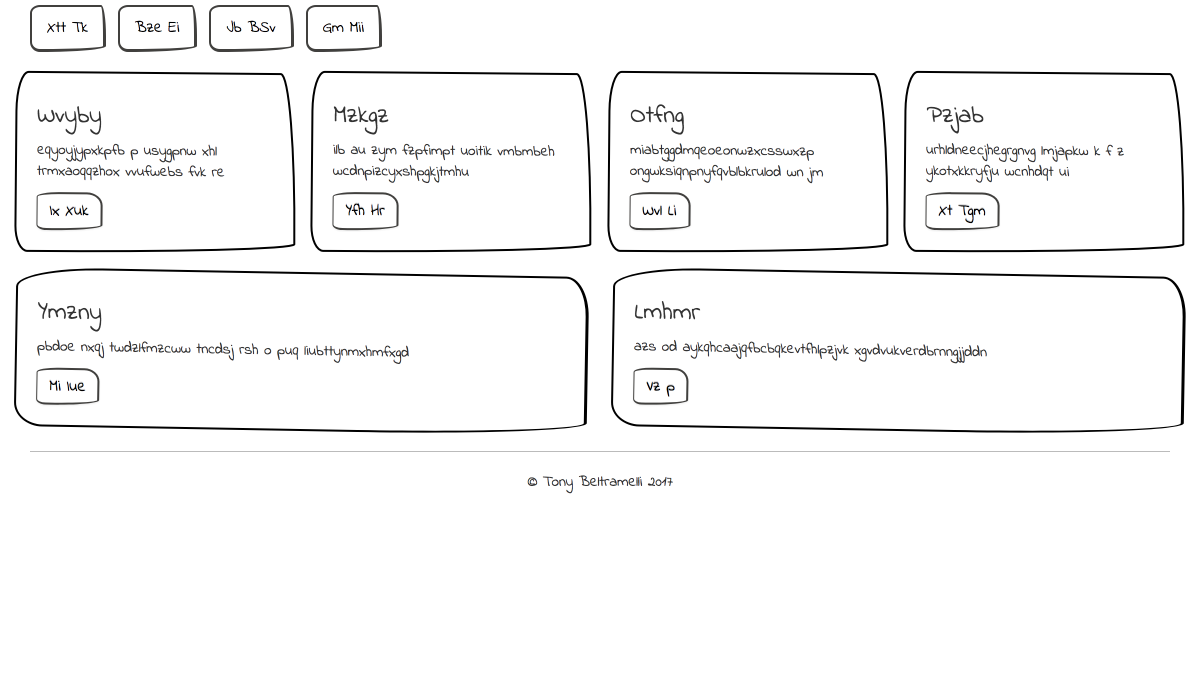
#> input picture data/011D9C15-AF65-4660-B7C9-ECA8676185FE.png, 2400 x 1380 px (shown at 1/2 size); its folder holds only this picture in this run
$ python -i Utils.py   (imports and definitions only)
#> lines starting #> are read from the running program, lines starting #| are printed output that depends on the picture; after the words box and inside, x2 and y2 are one past the last pixel; in counts of white or black regions, pixels touching at a corner belong together
import cv2 as cv
import numpy as np
import os

def resize_img(filepath):
    img_rgb = cv.imread(filepath)
#> img_rgb is the input picture: shape (1380, 2400, 3); mean B, G, R 247.7, 247.6, 247.7
    img_grey = cv.cvtColor(img_rgb, cv.COLOR_BGR2GRAY)
    img_adapted = cv.adaptiveThreshold(img_grey, 255, cv.ADAPTIVE_THRESH_MEAN_C, cv.THRESH_BINARY, 101, 9)
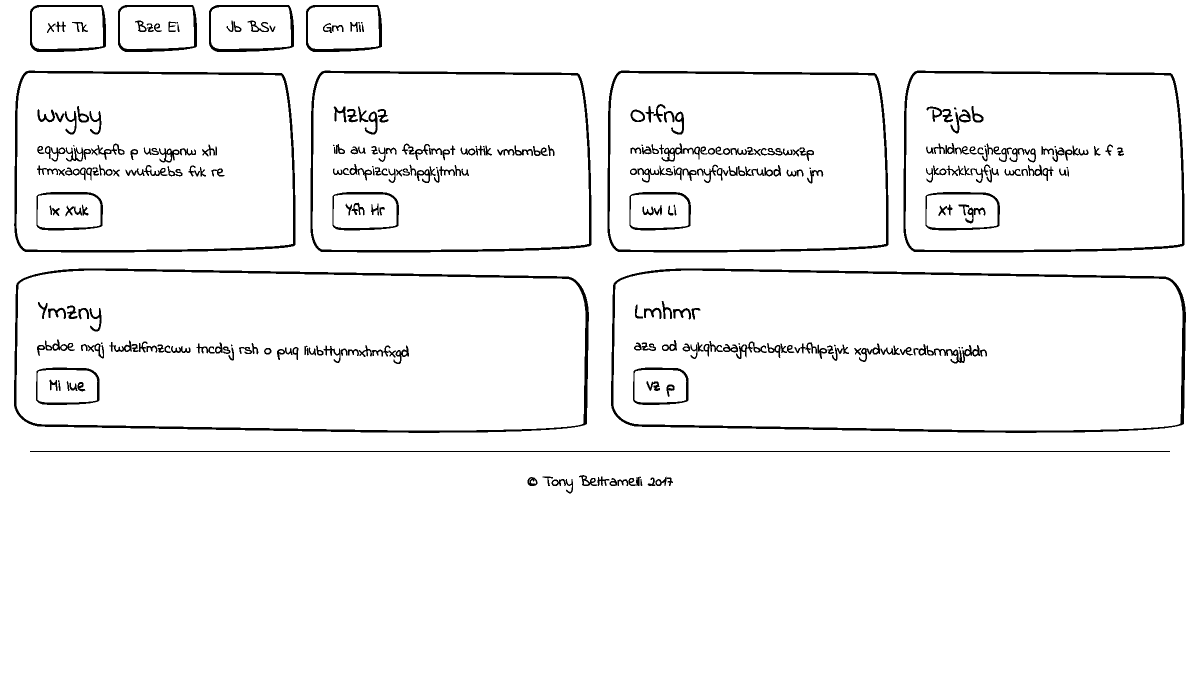
#> img_adapted: shape (1380, 2400) (shown at 1/2 size); 96% white; 296 black regions (22 under 20 px), largest, box (x1, y1, x2, y2) and area: (1222, 537, 2372, 866) 13704, (28, 537, 1178, 866) 13702, (1807, 141, 2369, 505) 8467
    img_stacked = np.repeat(img_adapted[...,None], 3, axis = 2)
    resized = cv.resize(img_stacked, (224, 224), interpolation=cv.INTER_AREA)
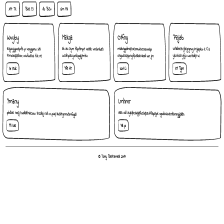
#> resized: shape (224, 224, 3); min 30, max 255, mean 244.8
    bg_img = 255* np.ones(shape = (224,224, 3))
    bg_img[0:224, 0:224, :] = resized
    bg_img /= 255
    bg_img = np.rollaxis(bg_img, 2, 0)
    return bg_img

def load_doc(filename):
    file = open(filename, 'r')
    text = file.read()
    file.close()
    return text

def word2idx(integer, tokenizer):
    for word, index in tokenizer.word_index.items():
        if index == integer:
            return word
    return None

def load_val_images(data_dir):
    image_filenames = []
    images = []
    all_filenames = os.listdir(data_dir)
    all_filenames.sort()
    for filename in all_filenames:
        if filename[-3:] == 'png':
            image_filenames.append(filename)
    for name in image_filenames:
        image = resize_img(data_dir + name)
        images.append(image)
    return images

>>> result = resize_img('data/011D9C15-AF65-4660-B7C9-ECA8676185FE.png')

$ run again, on data/0143F087-C50D-4EE1-88AC-426056D71026.png
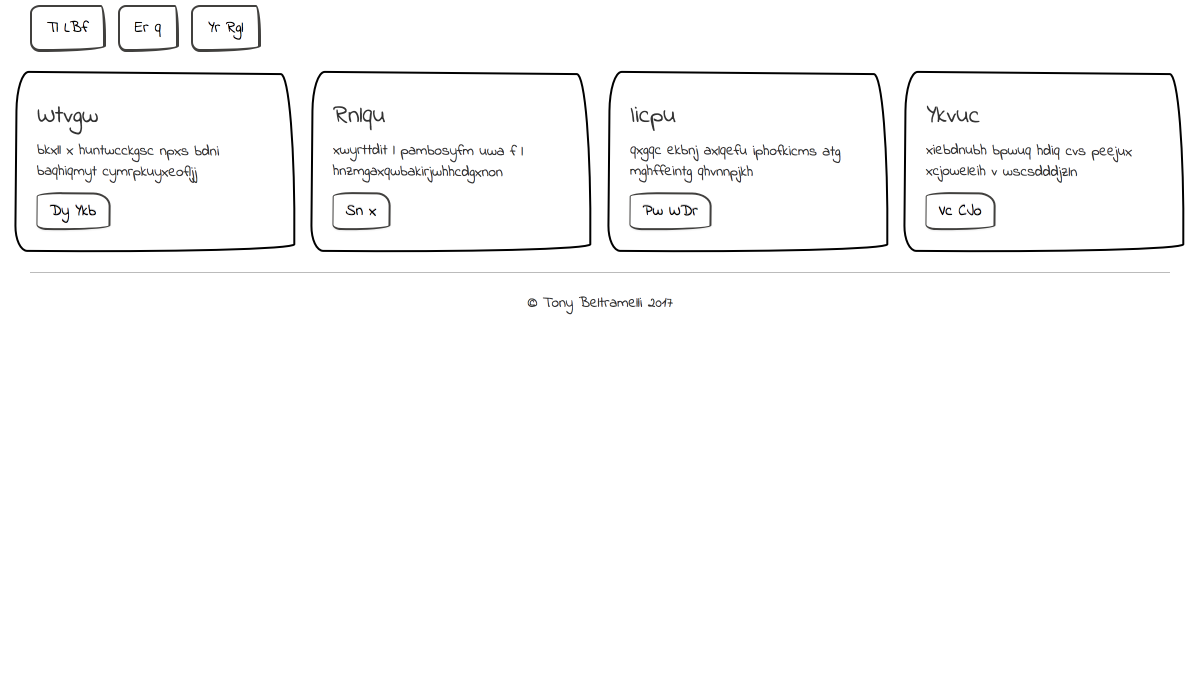
#> input picture data/0143F087-C50D-4EE1-88AC-426056D71026.png, 2400 x 1380 px (shown at 1/2 size)
#> in resize_img, img_rgb is the input picture: shape (1380, 2400, 3); mean B, G, R 250.6, 250.5, 250.6
#> in resize_img, `img_adapted = cv.adaptiveThreshold(img_grey, 255, cv.ADAPTIVE_THRESH_M..`:
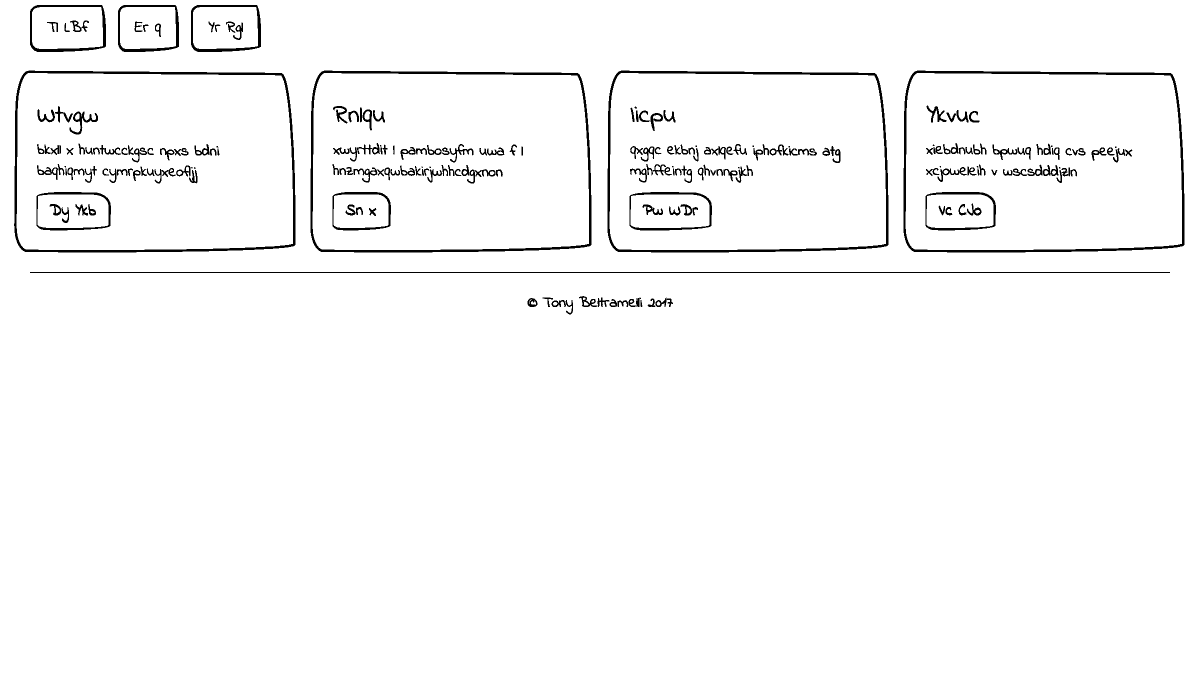
#> img_adapted: shape (1380, 2400) (shown at 1/2 size); 97.5% white; 212 black regions (19 under 20 px), largest, box (x1, y1, x2, y2) and area: (1807, 141, 2369, 505) 8487, (28, 141, 591, 505) 8473, (621, 141, 1183, 505) 8470
#> in resize_img, `resized = cv.resize(img_stacked, (224, 224), interpolation=cv.INTER_AR..`:
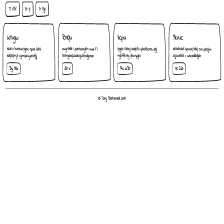
#> resized: shape (224, 224, 3); min 30, max 255, mean 248.6

$ run again, on data/01B6145F-B88B-4FF8-B7D7-BB8A321EDA85.png
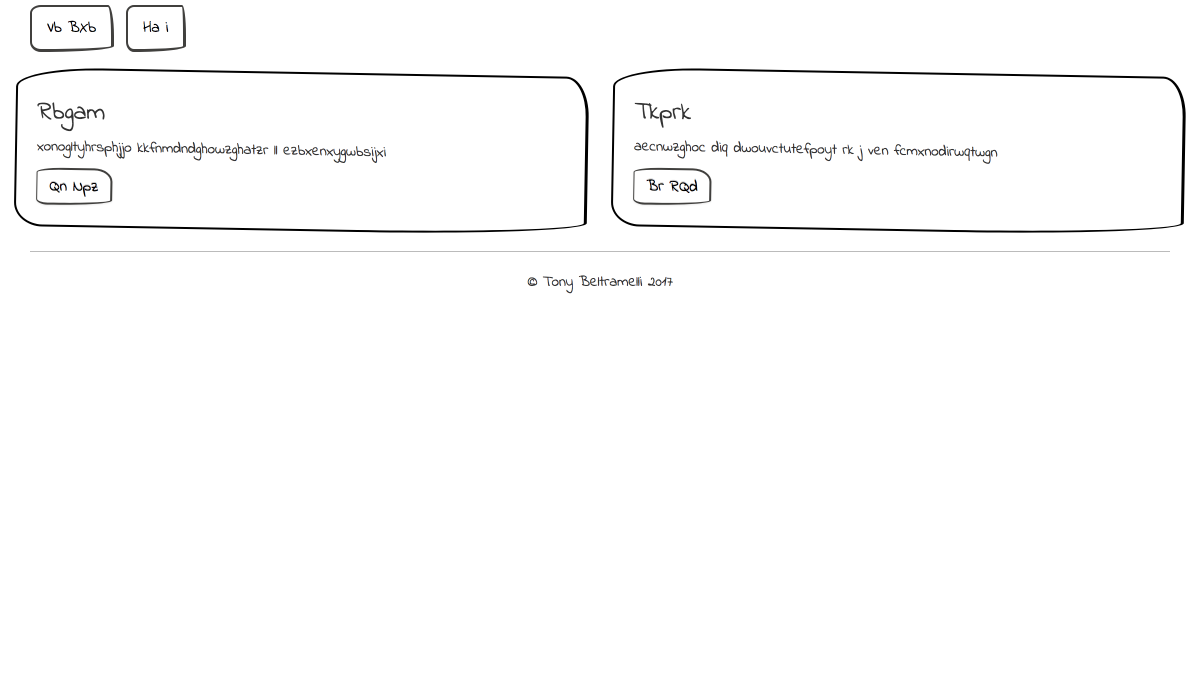
#> input picture data/01B6145F-B88B-4FF8-B7D7-BB8A321EDA85.png, 2400 x 1380 px (shown at 1/2 size)
#> in resize_img, img_rgb is the input picture: shape (1380, 2400, 3); mean B, G, R 251.8, 251.8, 251.8
#> in resize_img, `img_adapted = cv.adaptiveThreshold(img_grey, 255, cv.ADAPTIVE_THRESH_M..`:
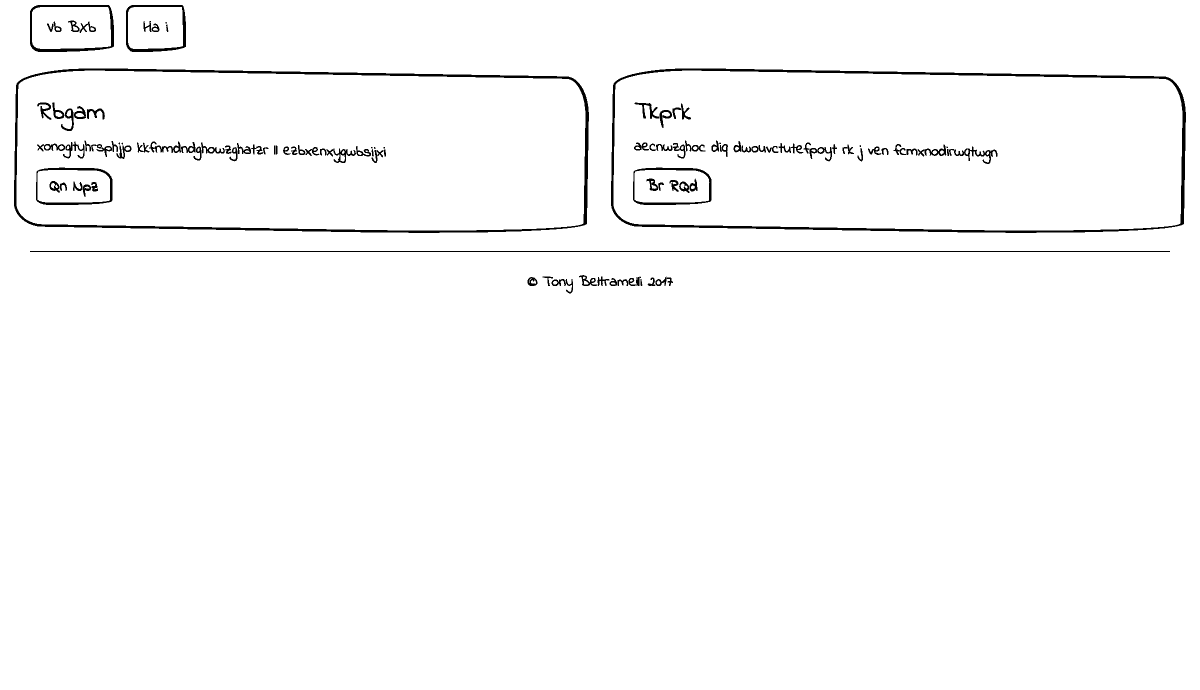
#> img_adapted: shape (1380, 2400) (shown at 1/2 size); 98.2% white; 102 black regions (9 under 20 px), largest, box (x1, y1, x2, y2) and area: (1222, 137, 2372, 466) 13756, (28, 137, 1178, 466) 13738, (60, 502, 2340, 504) 4560
#> in resize_img, `resized = cv.resize(img_stacked, (224, 224), interpolation=cv.INTER_AR..`:
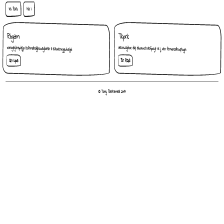
#> resized: shape (224, 224, 3); min 30, max 255, mean 250.5

$ run again, on data/01CA8C6B-F230-4795-92AD-A9694A86FF29.png
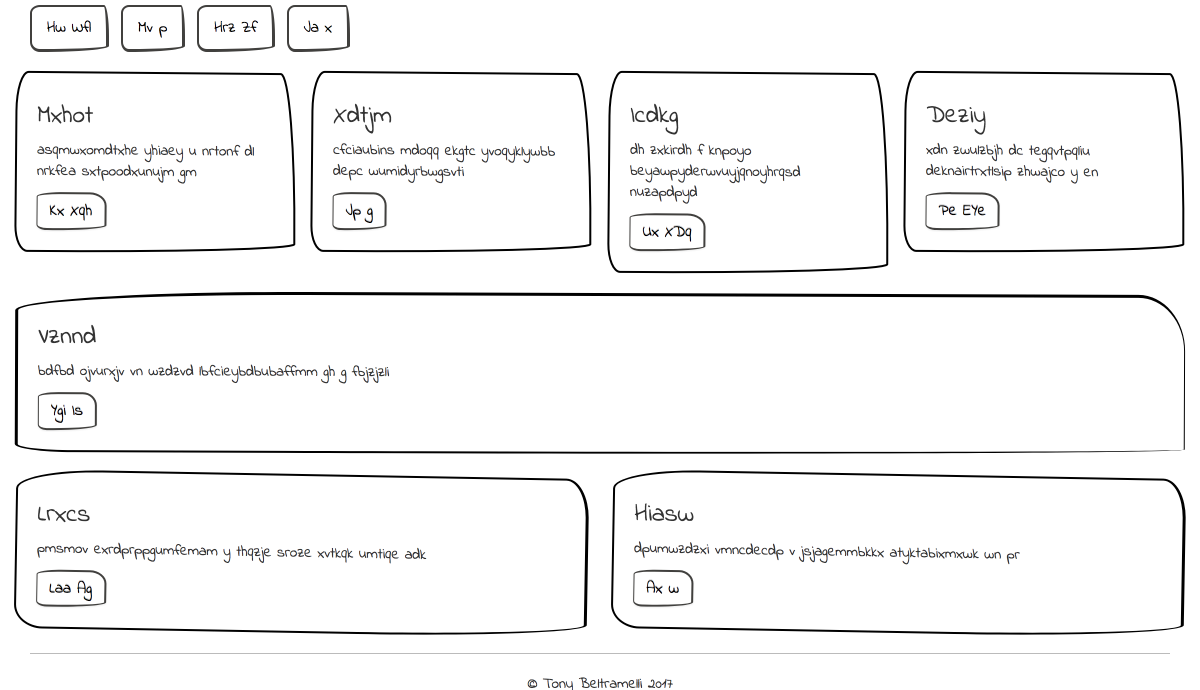
#> input picture data/01CA8C6B-F230-4795-92AD-A9694A86FF29.png, 2400 x 1380 px (shown at 1/2 size)
#> in resize_img, img_rgb is the input picture: shape (1380, 2400, 3); mean B, G, R 245.5, 245.5, 245.5
#> in resize_img, `img_adapted = cv.adaptiveThreshold(img_grey, 255, cv.ADAPTIVE_THRESH_M..`:
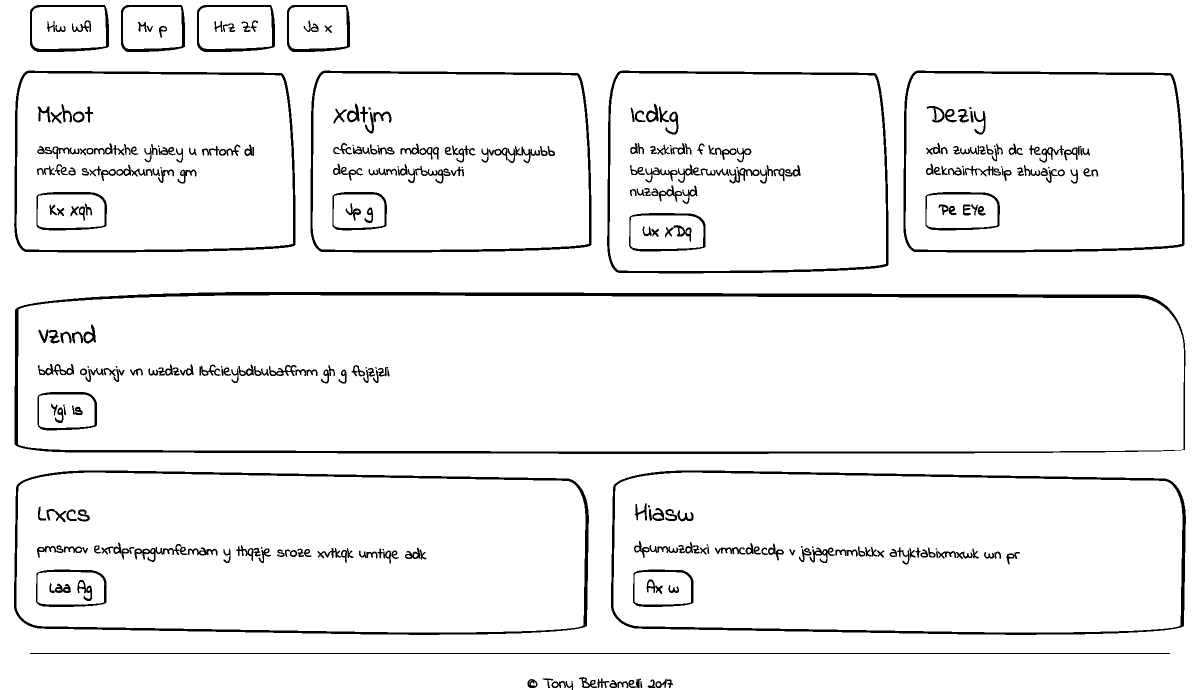
#> img_adapted: shape (1380, 2400) (shown at 1/2 size); 94.9% white; 320 black regions (27 under 20 px), largest, box (x1, y1, x2, y2) and area: (29, 584, 2371, 908) 27703, (1222, 941, 2372, 1270) 13713, (28, 941, 1178, 1270) 13695
#> in resize_img, `resized = cv.resize(img_stacked, (224, 224), interpolation=cv.INTER_AR..`:
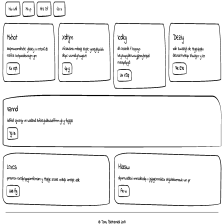
#> resized: shape (224, 224, 3); min 0, max 255, mean 242
